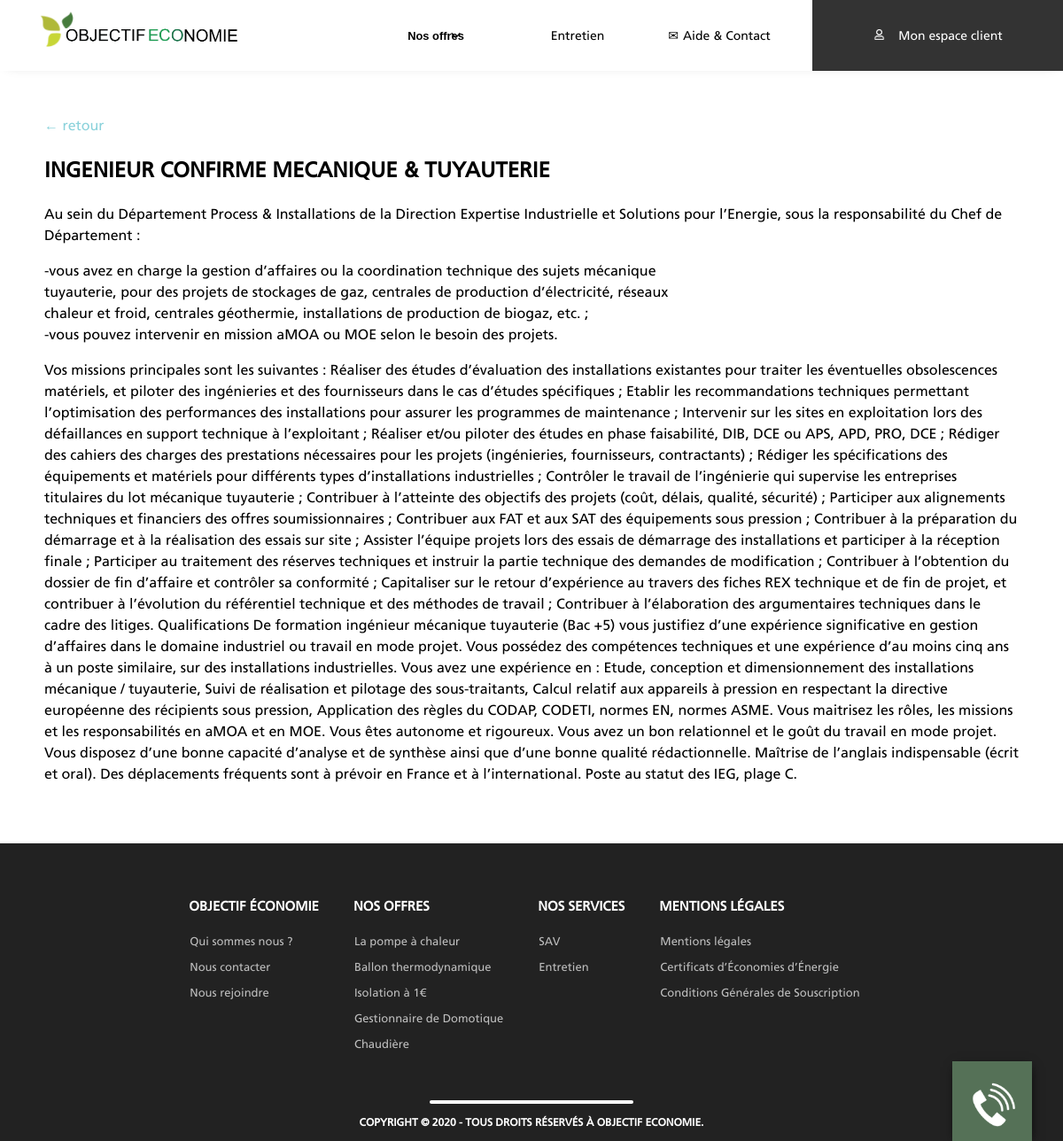
The page /page_description_poste/3/ on the database its author committed.
### vitrine/models.py (models this page shows, shortened)
class bdd_postes(models.Model):
	titre_du_poste = models.CharField(blank=False, default=" ", max_length=400)
	description_poste = models.TextField(default=" ",max_length=None)
	lieu_du_poste = models.CharField(blank=False, default=" ", max_length=400)
	domaine_activite = models.CharField(blank=False, default=" ", max_length=400)
	type_emploi = models.CharField(blank=False, default=" ", max_length=400)
	horaire_travail = models.CharField(blank=False, default=" ", max_length=400)
	date_de_publication = models.DateField(auto_now_add=True)
	archive = models.BooleanField(default=False)
	class Meta:
		verbose_name = "Poste"
		ordering = ['date_de_publication']

### vitrine/views.py (the view)
# urls.py: url(r'^page_description_poste/(?P<ma_var>\w+)/', views.page_description_poste, name='page_description_poste'),
def page_description_poste(request,ma_var):
	poste = bdd_postes.objects.get(id=ma_var)
	context = locals()
	template = 'page_description_poste.html'
	return render(request,template,context)

### vitrine/templates/page_description_poste.html (shortened to what this page needs)
{% extends 'base.html' %}
{% load staticfiles %}
{% block content %}
<section style="padding: 50px;">
	<a href="{% url 'nous_rejoindre' %}" style="text-decoration: none;
    color: #8bd2db;">&#8592;	retour</a>
	<h1 style="text-align: left;">{{poste.titre_du_poste}}</h1>
	<p style="text-align: left;
    letter-spacing: 1.2px;
    line-height: 30px;">{{poste.description_poste|linebreaks}}</p>
</section>
{% endblock %}

### vitrine/static/vitrine/css/base_pc.css (style rules this page uses)
body { font: 100%/1.5 "Frutiger",sans-serif; }

### vitrine/static/vitrine/css/base_tel.css (style rules this page uses)
body { font: 100%/1.5 "Frutiger",sans-serif; }

### rows shown on the page
bdd_postes: titre_du_poste "INGENIEUR CONFIRME MECANIQUE & TUYAUTERIE", description_poste "Au sein du Département Process & Installations de la Direction Expertise Industrielle et Solutions pour l’Energie, sous la responsabilité du Chef de Département : -vous avez en charge la gestion d’affaires ou la coordination technique des sujets mécanique tuyauterie, pour des projets de stockages de gaz, centrales de production d’électricité, réseaux chaleur et froid, centrales géothermie, installations de production de biogaz, etc. ; -vous pouvez intervenir en mission aMOA ou MOE selon le besoin des projets. Vos missions principales sont les suivantes : Réaliser des études d’évaluation des installations existantes pour traiter les éventuelles obsolescences matériels, et piloter des…"
